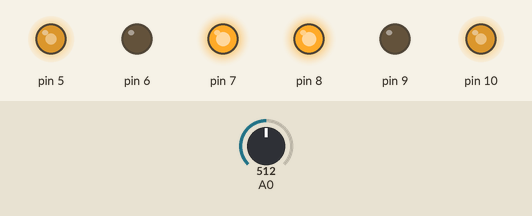
Bench run of a program on a simulated Arduino Uno, built with avr-gcc and run on an emulated ATmega328P. Shown: output pins drawn as LEDs (lit = HIGH). Inputs (shaded band) come from the test bench; at power-on: A0 = 512. What the program prints to the serial monitor is not drawn.

Above: at 0.1 s.
At 6.5 s:
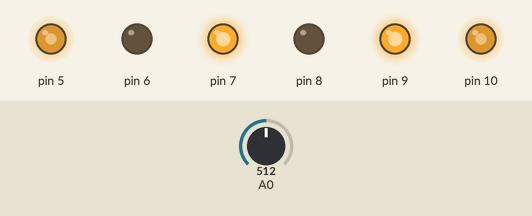
Timing chart, 0 to 8.0 s (numbered marks = the images above):
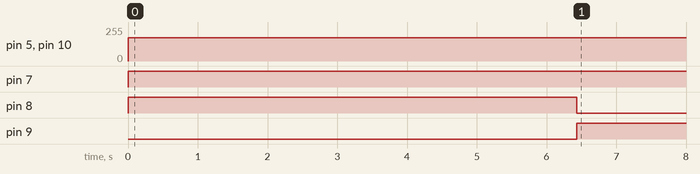

Measured:
- by itself, pin 5, pin 10: 0/255 → 175/255 at 0.00 s
- by itself, pin 7: LOW → HIGH at 0.00 s
- by itself, pin 8: LOW → HIGH at 0.00 s, → LOW 6.4 s later
- by itself, pin 9: LOW → HIGH at 6.4 s

The program:

main.cpp
```cpp
#include <Arduino.h>
#include "DC_Motor_H_Br_cke.h"

DC_Motor Motor_1;
DC_Motor Motor_2;

IR_Sensor IR;

int irMin, irMax, irMean;
int i;

void setup()
{


  Serial.begin(9600);

  Motor_1.setup(10,9,8); //Motoren // right
  Motor_2.setup(5,7,6);            // left

  IR.setup(A0); //IR_Sensor
}

void loop()
{
  if( i==0)
    {

      Motor_1.set_Speed(-175);
      Motor_2.set_Speed(175);

      IR.kalibrieren(irMin, irMax, irMean);

      Motor_1.set_Speed(0);
      Motor_2.set_Speed(0);
      i++;

    }

    Serial.println(irMin);
    Serial.println(irMax);
    int kd = 10;
    int kp = 9;
    int e_alt = 0;
    int speeed = 175;
    Motor_1.set_Speed(speeed);
    Motor_2.set_Speed(speeed);
    int ir_wert = IR.readIR(); // Messen des Istwertes
    int e = irMean - ir_wert; // Regelabweichung = Sollwert - Istwert
    int differential = e-e_alt;
    e_alt = e;
    int deltaSpeed = kp*e + kd*differential; // Änderung der Geschwindigkeit = Proportionalitätsfaktor mal Regelabweichung
    int leftSpeed  = speeed - deltaSpeed;  // Drehzahl linkes Rad
    int rightSpeed = speeed + deltaSpeed;  // Drehzahl rechtes Rad
    leftSpeed = constrain(leftSpeed,0,255);
    rightSpeed = constrain(rightSpeed,0,255);
    Motor_1.set_Speed(rightSpeed);
    Motor_2.set_Speed(leftSpeed);
    Serial.println(e);
}
```

DC_Motor_H_Br_cke.h
```cpp
class DC_Motor
{
  private:
    int EN;
    int IN1;
    int IN2;

  public:

    void setup(int PWM_Pin, int INA, int INB);

    void set_Speed(int Speed);

};


class IR_Sensor
{
 private:
  int A;

 public:

    void setup(int Signal_Pin);

    int readIR();

    void kalibrieren(int &IR_Min_ret, int &IR_Max_ret, int &IR_mean_ret);
};
```

DC_Motor_H_Br_cke.cpp
```cpp
#include <Arduino.h>
#include "DC_Motor_H_Br_cke.h"


  void DC_Motor::setup(int PWM_Pin, int INA, int INB)
  {

    EN = PWM_Pin;
    IN1 = INA;
    IN2 = INB;

    pinMode(EN, OUTPUT);
    pinMode(IN1, OUTPUT);
    pinMode(IN2, OUTPUT);
  };

  void DC_Motor::set_Speed(int Speed) // -255 bis 255
  {
    if (Speed <= -100)
    {
    analogWrite(EN, abs(Speed)); //PWM
    digitalWrite(IN1, LOW); //Drehrichtung
    digitalWrite(IN2, HIGH);
    }

    else if (Speed >= 100)
    {
      analogWrite(EN, abs(Speed)); //PWM
      digitalWrite(IN1, HIGH); //Drehrichtung
      digitalWrite(IN2, LOW);
    }

     else if (Speed == 0)
    {
      analogWrite(EN, abs(Speed)); //PWM
      digitalWrite(IN1, LOW); //Drehrichtung
      digitalWrite(IN2, LOW);
    }
  }


 void IR_Sensor::setup(int Signal_Pin) //Analog_Pin
 {
    A = Signal_Pin;
    pinMode(A, INPUT);
 }

 int IR_Sensor::readIR()
 {
    int IR_Wert = analogRead(A);

    return IR_Wert;
 }

 void IR_Sensor::kalibrieren(int &IR_Min_ret, int &IR_Max_ret, int &IR_mean_ret)
 {
    //Maximalwert
    int i = 0;
    int IR_Max;
    while (i<30000)
    {
      int Wert = this->readIR();

      if (Wert > IR_Max)
      {
        IR_Max = Wert;

      }
      i++;
    }

    //Minimalwert
    i = 0;
    int IR_Min;
    while (i<30000)
    {
      int Wert = this->readIR();
      if (Wert < IR_Min)
      {
        IR_Min = Wert;

      }
      i++;
    }

    IR_Min_ret = IR_Min;
    IR_Max_ret = IR_Max;
    IR_mean_ret = (IR_Max+IR_Min)/2;
 }   
```

DC_Motor_H_Br_cke_2_.cpp
```cpp
#include <Arduino.h>


class DC_Motor
{
  private:
  int EN;
  int IN1;
  int IN2;

  public:

  void setup(int PWM_Pin, int INA, int INB)
  {

    EN = PWM_Pin;
    IN1 = INA;
    IN2 = INB;

    pinMode(EN, OUTPUT);
    pinMode(IN1, OUTPUT);
    pinMode(IN2, OUTPUT);
  };

  void set_Speed(int Speed) // -255 bis 255
  {
    if (Speed <= -100)
    {
    analogWrite(EN, abs(Speed)); //PWM
    digitalWrite(IN1, LOW); //Drehrichtung
    digitalWrite(IN2, HIGH);
    }

    else if (Speed >= 100)
    {
      analogWrite(EN, abs(Speed)); //PWM
      digitalWrite(IN1, HIGH); //Drehrichtung
      digitalWrite(IN2, LOW);
    }

     else if (Speed == 0)
    {
      analogWrite(EN, abs(Speed)); //PWM
      digitalWrite(IN1, LOW); //Drehrichtung
      digitalWrite(IN2, LOW);
    }
  }
};

class IR_Sensor
{
 private:
  int A;

 public:

 void setup(int Signal_Pin) //Analog_Pin
 {
    A = Signal_Pin;
    pinMode(A, INPUT);
 }

 int readIR()
 {
    int IR_Wert = analogRead(A);

    return IR_Wert;
 }

 void kalibrieren(int &IR_Min_ret, int &IR_Max_ret, int &IR_mean_ret)
 {
    //Maximalwert
    int i = 0;
    int IR_Max;
    while (i<30000)
    {
      int Wert = this->readIR();

      if (Wert > IR_Max)
      {
        IR_Max = Wert;

      }
      i++;
    }

    //Minimalwert
    i = 0;
    int IR_Min;
    while (i<30000)
    {
      int Wert = this->readIR();
      if (Wert < IR_Min)
      {
        IR_Min = Wert;

      }
      i++;
    }

    IR_Min_ret = IR_Min;
    IR_Max_ret = IR_Max;
    IR_mean_ret = (IR_Max+IR_Min)/2;
 }
};


//Motoren
DC_Motor Motor_1;
DC_Motor Motor_2;

//IR_Sensoren
IR_Sensor IR;
int IR_Min;
int IR_Max;
int IR_mean;

//Touch_Sensor
int buttonPin = 12;

//Variablen des Zwischenspeichers:
int buttonPushCounter = 0;   //Zählt Tastendrücke
int buttonState = 0;         //Aktueller Tastenstatus
int lastButtonState = 0;     //Vorheriger Tastenstatus
unsigned long previousMillis = 0; //Speichert vergangene Zeit
const long interval = 500; //Intervall wo Tasterdrücke registriert wurden

bool k = false;
bool f = false;

int i= 0;


void setup()
{

  Serial.begin(9600);

  Motor_1.setup(10,9,8); //Motoren // right
  Motor_2.setup(5,7,6);            // left

  IR.setup(A0); //IR_Sensor

  pinMode(buttonPin, INPUT_PULLUP);
}

void loop()
{
  unsigned long currentMillis = millis(); //Zählt Millisekunden
  buttonState = digitalRead(buttonPin); //Taster an buttonPin wird gelesen und in Zwischenspeicher buttonState gespeichert

  if (buttonState != lastButtonState)  //Wenn buttonState nicht gleich lastButtonState, dann...
  {
    if (buttonState == LOW)  //Wenn buttonState gleich gedrückt, dann...
    {
      buttonPushCounter ++; //buttonPushCounter +1
      lastButtonState = buttonState; //Speichert buttonState in lastButtonState
      previousMillis = currentMillis; //Speichere jetzige Millisekunden in previousMillis
      delay(50);
    }
    else
    {
      lastButtonState = buttonState;
    }
  }

  if (currentMillis - previousMillis >= interval && buttonState == lastButtonState)
  {
    if (buttonPushCounter == 1)
    {
      k=true;
    }

    if (buttonPushCounter == 2)
    {
      f=true;
    }

    if (buttonPushCounter == 3)
    {
      f=false;
    }
    buttonPushCounter = 0;
  }


 if (k==true)
 {
      Motor_1.set_Speed(-175);
      Motor_2.set_Speed(175);

      IR.kalibrieren(IR_Min, IR_Max, IR_mean);

      Motor_1.set_Speed(0);
      Motor_2.set_Speed(0);

      Serial.println(IR_Min);
      Serial.println(IR_Max);
      Serial.println(IR_mean);
      k=false;
  }


 else if (f==true) //weiß:höherer Wert; schwarz: niedrigere Wert
 {
    Serial.println(IR_Min);
    Serial.println(IR_Max);
    int kp = 12;
    int speeed = 150;
    Motor_1.set_Speed(speeed);
    Motor_2.set_Speed(speeed);
    int ir_wert = IR.readIR(); // Messen des Istwertes
    int e = IR_mean - ir_wert; // Regelabweichung = Sollwert - Istwert
    int deltaSpeed = kp*e; // Änderung der Geschwindigkeit = Proportionalitätsfaktor mal Regelabweichung
    int leftSpeed  = speeed - deltaSpeed;  // Drehzahl linkes Rad
    int rightSpeed = speeed + deltaSpeed;  // Drehzahl rechtes Rad
    leftSpeed = constrain(leftSpeed,0,255);
    rightSpeed = constrain(rightSpeed,0,255);
    Motor_1.set_Speed(rightSpeed);
    Motor_2.set_Speed(leftSpeed);
    Serial.println(e);
 }
}
```
